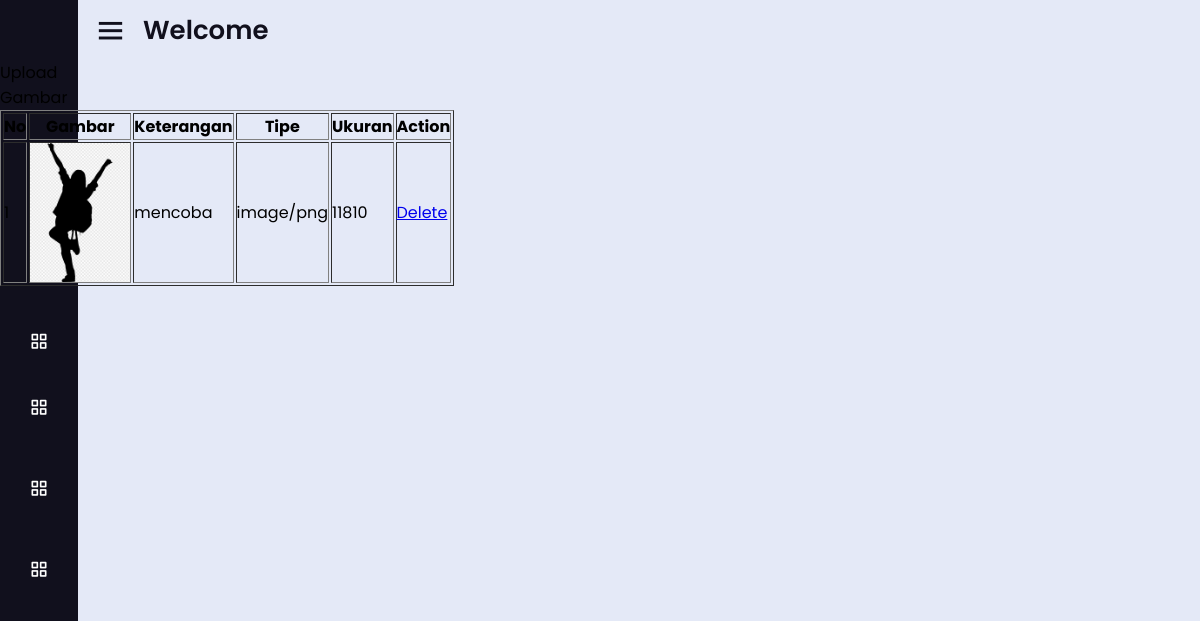
The page /indexGambar.php on the database its author committed.
### tables this page shows
CREATE TABLE `tb_gambar` (
  `id_gambar` int(11) NOT NULL,
  `gambar` varchar(255) NOT NULL,
  `keterangan` varchar(255) NOT NULL,
  `tipe_gambar` varchar(255) NOT NULL,
  `ukuran_gambar` int(11) NOT NULL
);

### indexGambar.php (the view, shortened to what this page needs)
<?php
include('config.php');
$query = mysqli_query($koneksi, "select * from tb_gambar");
?>
<html>
<link href="assets/css/styleAdmin.css" rel="stylesheet">
<link href='https://unpkg.com/boxicons@2.0.7/css/boxicons.min.css' rel='stylesheet'>
<head>
</head>
<body>
    <div class="sidebar close">
        <div class="logo-details">
        </div>
        <div class="container">
            <a chref="FormUpgambar.php">Upload Gambar</a>
            <table border="1">
                <tr>
                    <th>No</th>
                    <th>Gambar</th>
                    <th>Keterangan</th>
                    <th>Tipe</th>
                    <th>Ukuran</th>
                    <th>Action</th>
                </tr>
                <?php
                $no = 1;
                while ($row = mysqli_fetch_array($query)) {
                ?>
                    <tr>
                        <td><?php echo $no++; ?></td>
                        <td><img src="./files/<?php echo $row['gambar']; ?>" width="100" /></td>
                        <td><?php echo $row['keterangan']; ?></td>
                        <td><?php echo $row['tipe_gambar']; ?></td>
                        <td><?php echo $row['ukuran_gambar']; ?></td>
                        <td><a href="deleteGambar.php?id_gambar=<?php echo $row['id_gambar']; ?>">Delete</a></td>
                    </tr>
                <?php
                }
                ?>
            </table>
        </div>
        <ul class="nav-links">
            <li>
                <a href="#">
                    <i class='bx bx-grid-alt'></i>
                </a>
            <li>
            <li>
                <a href="indexGambar.php">
                    <i class='bx bx-grid-alt'></i>
                </a>
            <li>
            <li>
                <a href="berita.php">
                    <i class='bx bx-grid-alt'></i>
                </a>
            <li>
            <li>
                <a href="logout.php">
                    <i class='bx bx-grid-alt'></i>
                </a>
        </ul>
    </div>
    <section class="home-section">
        <div class="home-content">
            <i class='bx bx-menu'></i>
            <span class="text">Welcome</span>
        </div>
    </section>
</body>
</html>

### assets/css/styleAdmin.css (style rules this page uses)
* { margin: 0; padding: 0; box-sizing: border-box; font-family: "Poppins", sans-serif; }
.sidebar { position: fixed; top: 0; left: 0; height: 100%; width: 260px; background: #11101d; z-index: 100; transition: all 0.5s ease; }
.sidebar.close { width: 78px; }
.sidebar .logo-details { height: 60px; width: 100%; display: flex; align-items: center; }
.sidebar .nav-links { height: 100%; padding: 30px 0 150px 0; overflow: auto; }
.sidebar.close .nav-links { overflow: visible; }
.sidebar .nav-links li { position: relative; list-style: none; transition: all 0.4s ease; }
.sidebar .nav-links li i { height: 50px; min-width: 78px; text-align: center; line-height: 50px; color: #fff; font-size: 20px; cursor: pointer; transition: all 0.3s ease; }
.sidebar .nav-links li a { display: flex; align-items: center; text-decoration: none; }
.home-section { position: relative; background: #e4e9f7; height: 100vh; left: 260px; width: calc(100% - 260px); transition: all 0.5s ease; }
.sidebar.close ~ .home-section { left: 78px; width: calc(100% - 78px); }
.home-section .home-content { height: 60px; display: flex; align-items: center; }
.home-section .home-content .bx-menu, .home-section .home-content .text { color: #11101d; font-size: 35px; }
.home-section .home-content .bx-menu { margin: 0 15px; cursor: pointer; }
.home-section .home-content .text { font-size: 26px; font-weight: 600; }

### rows shown on the page
tb_gambar: gambar (picture), keterangan "mencoba", tipe_gambar "image/png", ukuran_gambar "11810"
